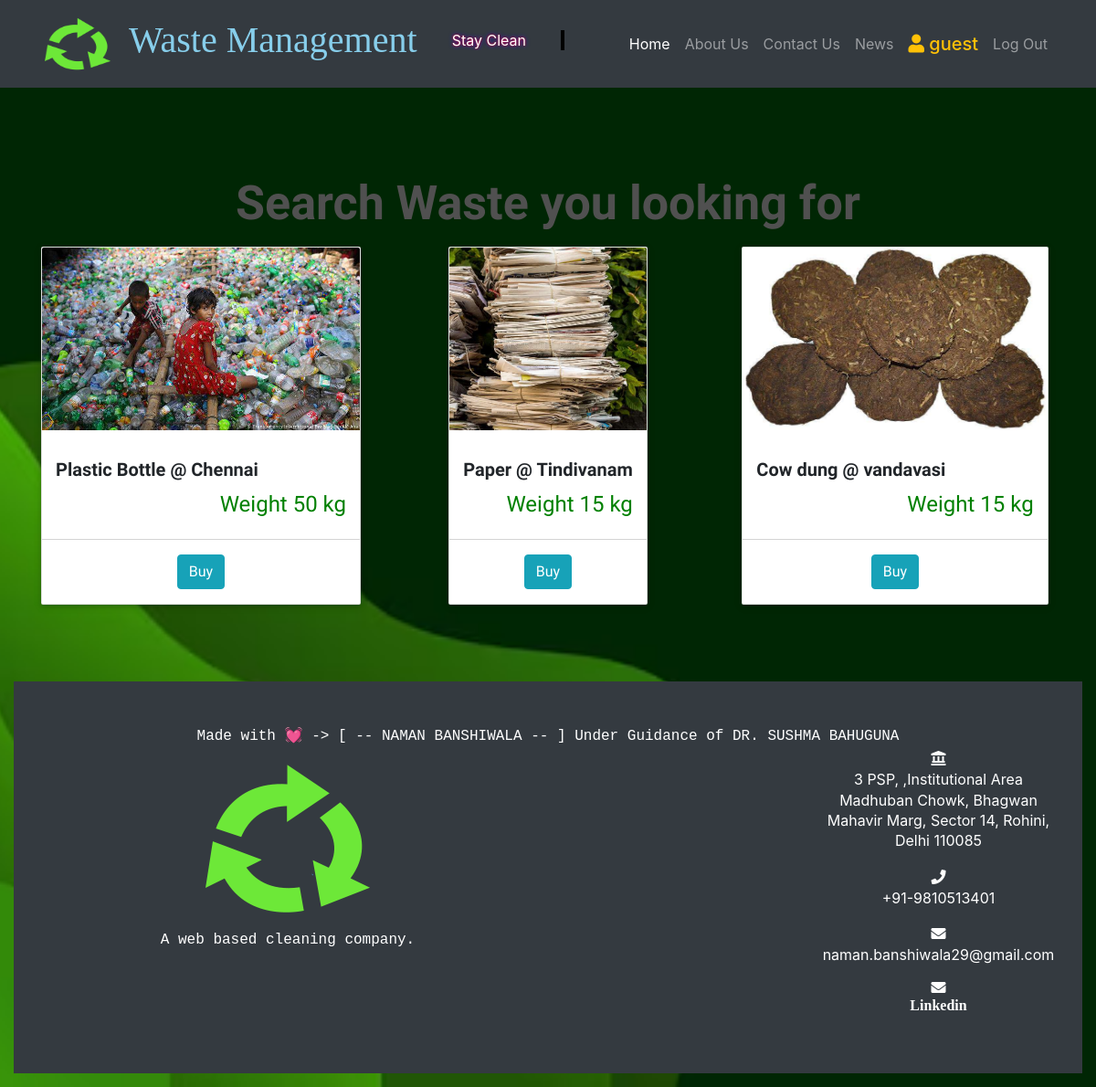
The page /display_garbage/ (signed in) on the database its author committed.
### accounts/models.py (models this page shows, shortened)
class MyUser(AbstractBaseUser):
    STATUS=(
        (0,'Select Account'),
        (1,'Seller'),
        (2,'Buyer'),
    )
    username=models.CharField(max_length=255,default='crow')
    institution=models.CharField(max_length=255,default='abc LTD')
    email = models.EmailField(
        verbose_name='email address',
        max_length=255,
        unique=True,
    )
    contact=models.CharField(max_length=255,default='+88')
    account_type=models. PositiveSmallIntegerField( choices=STATUS,default=0)
    address=models.TextField(blank=True)
    is_active = models.BooleanField(default=True)
    is_admin = models.BooleanField(default=False)
    objects = MyUserManager()
    USERNAME_FIELD = 'email'
    REQUIRED_FIELDS = ['date_of_birth']

### management/models.py (models this page shows, shortened)
class Garbage(models.Model):
    name=models.CharField(max_length=255,blank=False)
    desc=models.TextField(blank=False)
    status=models.BooleanField(default=False)
    weight=models.PositiveIntegerField(blank=True)
    image=models.ImageField(upload_to='')
    categoy=models.ForeignKey(GarbageCategory,on_delete=models.CASCADE)
    slug=models.SlugField(blank=True,unique=True)
    uploaded_by=models.IntegerField(default=0)

### management/views.py (the view)
# urls.py: path('display_garbage/',DisplayWasteView,name='display_garbage'),
def DisplayWasteView(request):
    if not request.user.is_authenticated:
        messages.add_message(request,messages.ERROR,'please login first')
        return redirect('homepage')
    if 1==request.user.account_type:
        messages.add_message(request, messages.ERROR,  'Your Account is Seller type please create a Buyer type Account to Buy Garbage')
        return redirect('homepage')
    context=dict()
    active_garbages=Garbage.objects.filter(status=True)
    context['garbages']=active_garbages
    context['loop_times'] = range(1, 4)
    return render(request,'display_waste.html',context)

### templates/display_waste.html (shortened to what this page needs)
{% extends 'base.html' %}
{% load static %}
{% block CSS %}
<link rel="stylesheet" href="{% static 'custom/css/display_waste.css' %}">
{% endblock CSS%}
{% block content %}
<section class="wrapper my-5">
     <div class="container-fostrap">
         <div class="mb-3">
             <h1 class="heading">
                Search Waste you looking for
             </h1>
         </div>
         <div class="content">
             <div class="container">
                 <div class="row">
                    {% for garbage in garbages %}
                         <div class="col-xs-12 col-sm-4 col-md-4">
                         <div class="card">
                              <p class="img-card">
                              <img src="{{garbage.image.url}}" alt="garbage"/>
                              </p>
                              <div class="card-content">
                                   <h4 class="card-title">
                                  {{garbage.name}}
                                   </h4>
                                   <div class="star-section pull-right">
                                   <h4> Weight {{garbage.weight}} kg </h4>
                                   </div>
                                   <div class="clearfix"></div>
                              </div>
                              <div class="card-read-more">
                                   <a href="{% url 'buy_garbage' garbage.slug garbage.id %}">
                                        <button id="detail_btn" class="btn btn-info my-3">Buy</button>
                                   </a>
                              </div>
                         </div>
                         </div>
                    {% endfor %}
                 </div>
             </div>
         </div>
     </div>
 </section>
{% endblock content %}

### templates/base.html (shortened to what this page needs)
{% load static %}
<!DOCTYPE html>
<html lang="en">
  <head>
    <link href="https://cdn.jsdelivr.net/npm/bootstrap@5.3.3/dist/css/bootstrap.min.css" rel="stylesheet"
>
    <link href="{% static 'vendor/bootstrap/css/bootstrap.css' %}" rel="stylesheet">
    <link href="{% static 'vendor/bootstrap/css/bootstrap.min.css' %}" rel="stylesheet">
    <link rel="stylesheet" href="https://cdnjs.cloudflare.com/ajax/libs/font-awesome/4.7.0/css/font-awesome.min.css">
    <link rel='stylesheet' href='https://use.fontawesome.com/releases/v5.6.3/css/all.css'>
    <link href="{% static 'cucstom/css/base.css' %}" rel="stylesheet">
    {%block CSS %}
    {% endblock CSS %}
  </head>
  <body style="background-image: url({% static 'custom/image/background3.avif' %}); background-size: cover;
            background-position: center;
            background-repeat: no-repeat;
            background-attachment: fixed;
            {% comment %} height: 100vh; {% endcomment %}
            margin: 0; repeat;background-color: black;">
    <nav class="navbar navbar-expand-lg navbar-dark bg-dark fixed-top">
      <div class="container">
        <a class="navbar-brand" href="{% url 'homepage' %}">  <img class="img-logo" src="{% static 'custom/image/Logo.png' %}" alt=""></a> <h1 style="color:skyblue; font-family: Comic Sans MS;">Waste Management </h1> <br> <p id="typing1"> Stay Clean</p>
        <div class="collapse navbar-collapse" id="navbarResponsive">
          <ul class="navbar-nav ml-auto">
            <li class="nav-item active">
              <a class="nav-link" href="{% url 'homepage' %}">Home
              </a>
            </li>
            <li class="nav-item">
              <a class="nav-link" href="{% url 'about_us' %}">About Us
              </a>
            </li>
            <li class="nav-item">
              <a class="nav-link" href="#contact_us">Contact Us
              </a>
            </li>
            <li class="nav-item">
              <a class="nav-link" href="{% url 'News' %}">News
              </a>
            </li>
            {% if user.is_authenticated %}
              <li>
              <a id="user" class="nav-link text-warning" href="{% url 'profile' user.id %}"> <strong class="h5"><i class="fa fa-user"></i> {{ user.username }} </strong></a>
              </li>
              <li class="nav-item">
                <a class="nav-link" href="{% url 'logout' %}">Log Out
                </a>
              </li>
            {% endif %}
          </ul>
        </div>
      </div>
    </nav>
    <br>
    <br>
    <br>
    {% block content %}{% endblock content %}
    <footer id="contact_us" class="py-5 bg-dark">
      <marquee style="color:white; font-family: 'Courier New', Courier, monospace">
        Made with 💓 -> [ -- NAMAN BANSHIWALA -- ] Under Guidance of DR. SUSHMA BAHUGUNA
      </marquee>
      <div class="container">
        <div class="row">
          <div class="col-lg-6">
            <img src="{% static 'custom/image/Logo.png' %}" alt="Logo">
            <br>
            <p style="color:white; font-family: 'Courier New', Courier, monospace">A web based cleaning company.</p>
          </div>
          <div class="col-lg-3">
            </div>
            <div class="col-lg-3">
                 <i class="fa fa-landmark" aria-hidden="true" style="color:white;"></i> <p style="color:white;">3 PSP, ,Institutional Area Madhuban Chowk, Bhagwan Mahavir Marg, Sector 14, Rohini, Delhi 110085 </p>
                 <i class="fa fa-phone" aria-hidden="true" style="color:white;"></i> <p style="color:white;">+91-9810513401</p>
                 <i class="fa fa-envelope" aria-hidden="true" style="color:white;"></i> <p style="color:white;">naman.banshiwala29@gmail.com</p>
                 <a href="https://www.linkedin.com/in/naman-banshiwala-047328206/" style="color:white;" class="fa fa-envelope" aria-hidden="true">
                  <p style="color:white;">Linkedin</p>
                 </a>
              </div>
        </div>
      </div>
    </footer>
  </body>
</html>

### static/custom/css/base.css (style rules this page uses)
h4 { color: green; }
a#user strong { font-size: 20px !important; }
body { padding-top: 54px; }
@media (min-width: 992px) { body { padding-top: 56px; } }

### static/custom/css/display_waste.css (style rules this page uses)
.wrapper { display: table; height: 100%; width: 100%; font-family: 'Baloo 2', cursive; }
.container-fostrap { display: table-cell; padding: 1em; text-align: center; vertical-align: middle; }
h1.heading { color: #fff; font-size: 1.15em; font-weight: 900; margin: 0 0 0.1em; color: #505050; }
@media (min-width: 450px) { h1.heading { font-size: 3.55em; } }
@media (min-width: 760px) { h1.heading { font-size: 3.05em; } }
@media (min-width: 900px) { h1.heading { font-size: 3.25em; margin: 0 0 0.1em; } }
.card:before { content: ""; position: absolute; z-index: -1; left: 0; right: 100%; top: 0; background: #2098d1; height: 4px; -webkit-transition-property: right; transition-property: right; -webkit-transition-duration: 0.3s; transition-duration: 0.3s; -webkit-transition-timing-function: ease-out; transition-timing-function: ease-out; z-index: 5; }
.card { margin-bottom: 20px; line-height: 1.42857143; background-color: #fff; border-radius: 2px; box-shadow: 0 2px 5px 0 rgba(0, 0, 0, 0.16), 0 2px 10px 0 rgba(0, 0, 0, 0.12); transition: box-shadow .25s; display: inline-block; vertical-align: middle; -webkit-transform: translateZ(0); transform: translateZ(0); -webkit-backface-visibility: hidden; backface-visibility: hidden; -moz-osx-font-smoothing: grayscale; position: relative; overflow: hidden; }
.img-card { width: 100%; height: 200px; border-top-left-radius: 2px; border-top-right-radius: 2px; display: block; overflow: hidden; }
.img-card img { width: 100%; height: 200px; object-fit: cover; transition: all .25s ease; }
.card-content { padding: 15px; text-align: left; }
.card-title { margin-top: 0px; font-weight: 700; font-size: 1.25em; }
.star-section { color: #f1c40f; }
.card-read-more { display: block; vertical-align: middle; -webkit-transform: translateZ(0); transform: translateZ(0); box-shadow: 0 0 1px rgba(0, 0, 0, 0); -webkit-backface-visibility: hidden; backface-visibility: hidden; -moz-osx-font-smoothing: grayscale; position: relative; overflow: hidden; }
.card-read-more:before { content: ""; position: absolute; z-index: -1; left: 100%; right: 0; bottom: 0; background: #2098d1; height: 4px; -webkit-transition-property: left; transition-property: left; -webkit-transition-duration: 0.3s; transition-duration: 0.3s; -webkit-transition-timing-function: ease-out; transition-timing-function: ease-out; }
.card-read-more { border-top: 1px solid #D4D4D4; }
.card-read-more a { text-decoration: none !important; padding: 10px; font-weight: 600; text-transform: uppercase; }
footer { text-align: center; margin: 15px; }
p { line-height: 1.4em; }
.modal-trigger, button { padding: 10px 20px; color: #ffffff; border: 1px solid #ffffff; text-decoration: none; }
button { border: 1px solid #333333; outline: none; color: #333333; }

### rows shown on the page
MyUser: username "guest"
Garbage: image (picture), name "Plastic Bottle @ Chennai", weight "50"
Garbage: image (picture), name "Paper @ Tindivanam", weight "15"
Garbage: image (picture), name "Cow dung @ vandavasi", weight "15"
